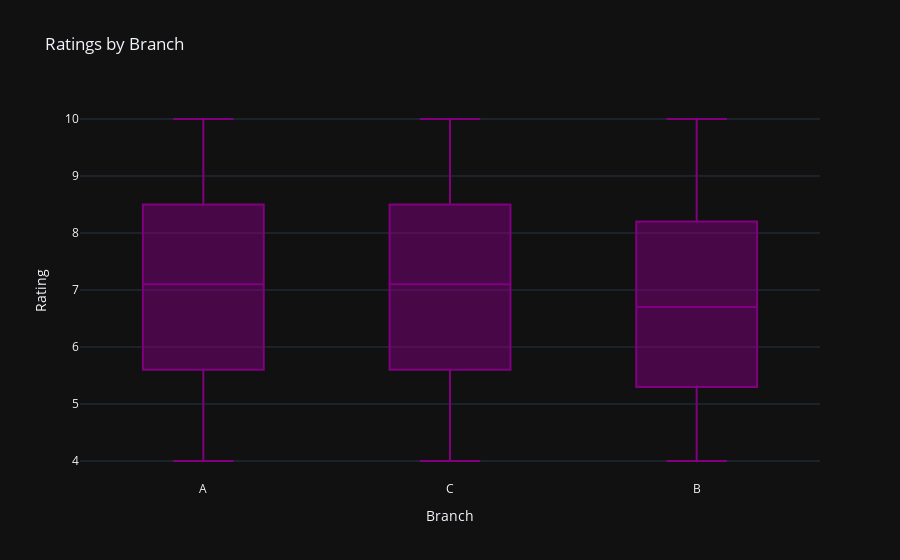

Notebook code cell kept with this figure:
### Code cell
fig = px.box(market, y="Rating",x='Branch',template='plotly_dark',title='Ratings by Branch',color_discrete_sequence=['Purple'])
fig.show()

### Figure 1 — Plotly figure (JSON) as saved in the notebook; plotly's stock layout.template omitted (floating-point values rounded to 4 significant figures; data arrays with more than 128 entries replaced by an {"elided": "..."} marker saying what was removed)
{"data": [{"alignmentgroup": "True", "hovertemplate": "Branch=%{x}<br>Rating=%{y}<extra></extra>", "legendgroup": "", "marker": {"color": "Purple"}, "name": "", "notched": false, "offsetgroup": "", "orientation": "v", "showlegend": false, "type": "box", "x": {"elided": "1000 str values"}, "x0": " ", "xaxis": "x", "y": {"elided": "1000 float values"}, "y0": " ", "yaxis": "y"}], "layout": {"boxmode": "group", "legend": {"tracegroupgap": 0}, "title": {"text": "Ratings by Branch"}, "xaxis": {"anchor": "y", "domain": [0, 1], "title": {"text": "Branch"}}, "yaxis": {"anchor": "x", "domain": [0, 1], "title": {"text": "Rating"}}}}
